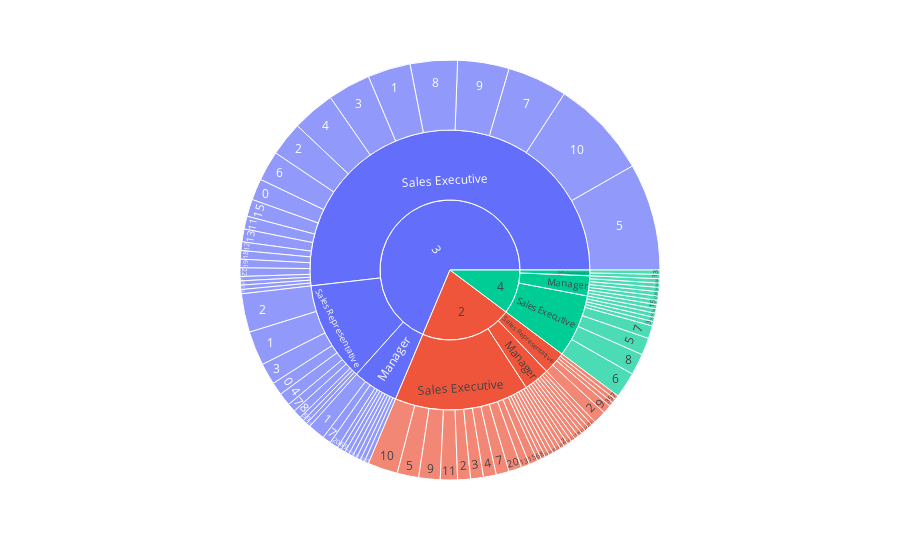

Write notebook code for a chart like this one.
### Code cell
fig=px.sunburst(df_sales, path=['PerformanceRating','EmpJobRole','ExperienceYearsAtThisCompany'])
fig.show()

# 47 Sales Executive showing underlying performance have beween 2-24 years of experience at current company
# 8 Sales Represntative showing underlying performance have 2 - 7 years of experience at current company
# 9 Sales Manager showing underlying performance have between 10 - 33 years of experience at current company

### Figure 1 — Plotly figure (JSON) as saved in the notebook; plotly's stock layout.template omitted (floating-point values rounded to 4 significant figures)
{"data": [{"branchvalues": "total", "domain": {"x": [0, 1], "y": [0, 1]}, "hovertemplate": "labels=%{label}<br>count=%{value}<br>parent=%{parent}<br>id=%{id}<extra></extra>", "ids": ["3/Sales Executive/0", "3/Sales Representative/0", "3/Manager/1", "4/Manager/1", "3/Sales Executive/1", "3/Sales Representative/1", "4/Sales Representative/1", "2/Manager/2", "2/Sales Executive/2", "3/Sales Executive/2", "2/Sales Representative/2", "3/Sales Representative/2", "2/Sales Executive/3", "3/Sales Executive/3", "4/Sales Executive/3", "2/Sales Representative/3", "3/Sales Representative/3", "4/Sales Representative/3", "2/Sales Executive/4", "3/Sales Executive/4", "3/Sales Representative/4", "4/Manager/5", "2/Sales Executive/5", "3/Sales Executive/5", "4/Sales Executive/5", "2/Sales Representative/5", "3/Sales Representative/5", "3/Manager/6", "2/Sales Executive/6", "3/Sales Executive/6", "4/Sales Executive/6", "3/Manager/7", "2/Sales Executive/7", "3/Sales Executive/7", "4/Sales Executive/7", "2/Sales Representative/7", "3/Sales Representative/7", "2/Sales Executive/8", "3/Sales Executive/8", "4/Sales Executive/8", "3/Sales Representative/8", "3/Manager/9", "2/Sales Executive/9", "3/Sales Executive/9", "2/Sales Representative/9", "3/Sales Representative/9", "2/Manager/10", "3/Manager/10", "2/Sales Executive/10", "3/Sales Executive/10", "4/Sales Executive/10", "3/Manager/11", "2/Sales Executive/11", "3/Sales Executive/11", "2/Manager/12", "2/Sales Executive/12", "3/Sales Executive/12", "3/Manager/13", "2/Sales Executive/13", "3/Sales Executive/13", "3/Sales Representative/13", "2/Sales Executive/14", "3/Sales Executive/14", "2/Sales Executive/15", "3/Sales Executive/15", "4/Sales Executive/15", "2/Manager/16", "3/Manager/17", "4/Manager/17", "2/Manager/18", "3/Sales Executive/18", "4/Sales Executive/18", "2/Sales Executive/19", "3/Sales Executive/19", "3/Manager/20", "2/Sales Executive/20", "3/Sales Executive/20", "2/Manager/21", "2/Sales Executive/21", "3/Sales Executive/21", "2/Manager/22", "3/Manager/22", "3/Sales Executive/22", "2/Sales Executive/24", "2/Manager/25", "3/Manager/25", "4/Manager/26", "4/Manager/29", "2/Manager/33", "4/Manager/34", "4/Manager/36", "3/Sales Executive/37", "2/Manager", "3/Manager", "4/Manager", "2/Sales Executive", "3/Sales Executive", "4/Sales Executive", "2/Sales Representative", "3/Sales Representative", "4/Sales Representative", "2", "3", "4"], "labels": ["0", "0", "1", "1", "1", "1", "1", "2", "2", "2", "2", "2", "3", "3", "3", "3", "3", "3", "4", "4", "4", "5", "5", "5", "5", "5", "5", "6", "6", "6", "6", "7", "7", "7", "7", "7", "7", "8", "8", "8", "8", "9", "9", "9", "9", "9", "10", "10", "10", "10", "10", "11", "11", "11", "12", "12", "12", "13", "13", "13", "13", "14", "14", "15", "15", "15", "16", "17", "17", "18", "18", "18", "19", "19", "20", "20", "20", "21", "21", "21", "22", "22", "22", "24", "25", "25", "26", "29", "33", "34", "36", "37", "Manager", "Manager", "Manager", "Sales Executive", "Sales Executive", "Sales Executive", "Sales Representative", "Sales Representative", "Sales Representative", "2", "3", "4"], "name": "", "parents": ["3/Sales Executive", "3/Sales Representative", "3/Manager", "4/Manager", "3/Sales Executive", "3/Sales Representative", "4/Sales Representative", "2/Manager", "2/Sales Executive", "3/Sales Executive", "2/Sales Representative", "3/Sales Representative", "2/Sales Executive", "3/Sales Executive", "4/Sales Executive", "2/Sales Representative", "3/Sales Representative", "4/Sales Representative", "2/Sales Executive", "3/Sales Executive", "3/Sales Representative", "4/Manager", "2/Sales Executive", "3/Sales Executive", "4/Sales Executive", "2/Sales Representative", "3/Sales Representative", "3/Manager", "2/Sales Executive", "3/Sales Executive", "4/Sales Executive", "3/Manager", "2/Sales Executive", "3/Sales Executive", "4/Sales Executive", "2/Sales Representative", "3/Sales Representative", "2/Sales Executive", "3/Sales Executive", "4/Sales Executive", "3/Sales Representative", "3/Manager", "2/Sales Executive", "3/Sales Executive", "2/Sales Representative", "3/Sales Representative", "2/Manager", "3/Manager", "2/Sales Executive", "3/Sales Executive", "4/Sales Executive", "3/Manager", "2/Sales Executive", "3/Sales Executive", "2/Manager", "2/Sales Executive", "3/Sales Executive", "3/Manager", "2/Sales Executive", "3/Sales Executive", "3/Sales Representative", "2/Sales Executive", "3/Sales Executive", "2/Sales Executive", "3/Sales Executive", "4/Sales Executive", "2/Manager", "3/Manager", "4/Manager", "2/Manager", "3/Sales Executive", "4/Sales Executive", "2/Sales Executive", "3/Sales Executive", "3/Manager", "2/Sales Executive", "3/Sales Executive", "2/Manager", "2/Sales Executive", "3/Sales Executive", "2/Manager", "3/Manager", "3/Sales Executive", "2/Sales Executive", "2/Manager", "3/Manager", "4/Manager", "4/Manager", "2/Manager", "4/Manager", "4/Manager", "3/Sales Executive", "2", "3", "4", "2", "3", "4", "2", "3", "4", "", "", ""], "type": "sunburst", "values": [5, 3, 4, 1, 10, 8, 1, 1, 3, 8, 3, 9, 3, 10, 1, 1, 5, 1, 3, 10, 3, 1, 5, 25, 4, 1, 1, 1, 1, 7, 6, 2, 3, 14, 3, 1, 2, 1, 11, 5, 2, 1, 5, 12, 2, 1, 1, 1, 7, 23, 1, 1, 4, 3, 1, 1, 2, 1, 2, 3, 1, 1, 1, 2, 4, 1, 1, 1, 1, 1, 2, 1, 1, 2, 2, 3, 1, 1, 1, 1, 1, 1, 2, 1, 1, 1, 1, 1, 1, 1, 1, 1, 9, 16, 7, 47, 157, 22, 8, 35, 2, 64, 208, 31]}], "layout": {"legend": {"tracegroupgap": 0}, "margin": {"t": 60}}}
